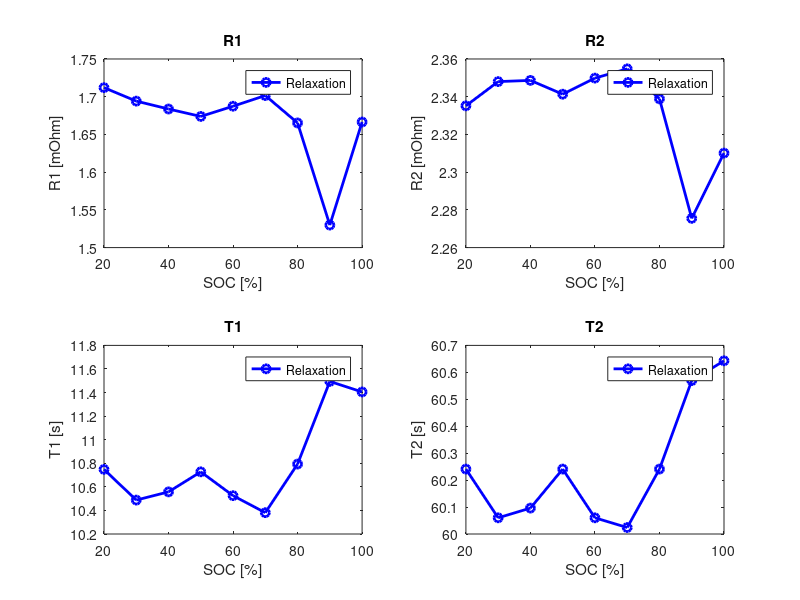

MATLAB code for this plot:
clear;
clc;
close all;

%% load data
load rc2_cf_params_linear.mat
% r0 = r0_cf * 1e3;
r1 = r1_cf * 1e3;
r2 = r2_cf * 1e3;
c1 = c1_cf * 1e-3;
c2 = c2_cf * 1e-3;
soc = [100; 90; 80; 70; 60; 50; 40; 30; 20];

%% swap params
for i = 1:length(r1)
    if c1(i) > c2(i)
        temp = c1(i);
        c1(i) = c2(i);
        c2(i) = temp;
        temp = r1(i);
        r1(i) = r2(i);
        r2(i) = temp;
    end
end

%% plot
figure(1);
% subplot(2, 3, 1)
% plot(soc, r0, '-ob', 'LineWidth', 2);
% hold on;
% % plot(soc, r0_cf, '--or', 'LineWidth', 2);
% xlabel('SOC [%]')
% ylabel('R0 [mOhm]')
% title('R0')
% legend('Relaxation')

subplot(2, 2, 1)
plot(soc, r1, '-ob', 'LineWidth', 2);
hold on;
% plot(soc, r1_cf, '--or', 'LineWidth', 2);
xlabel('SOC [%]')
ylabel('R1 [mOhm]')
title('R1')
legend('Relaxation')

subplot(2, 2, 2)
plot(soc, r2, '-ob', 'LineWidth', 2);
hold on;
% plot(soc, r2_cf, '--or', 'LineWidth', 2);
xlabel('SOC [%]')
ylabel('R2 [mOhm]')
title('R2')
legend('Relaxation')

subplot(2, 2, 3)
plot(soc, r1 .* c1, '-ob', 'LineWidth', 2);
hold on;
% plot(soc, c1_cf, '--or', 'LineWidth', 2);
xlabel('SOC [%]')
ylabel('T1 [s]')
title('T1')
legend('Relaxation')

subplot(2, 2, 4)
plot(soc, r2 .*c2, '-ob', 'LineWidth', 2);
hold on;
% plot(soc, c2_cf, '--or', 'LineWidth', 2);
xlabel('SOC [%]')
ylabel('T2 [s]')
title('T2')
legend('Relaxation')
